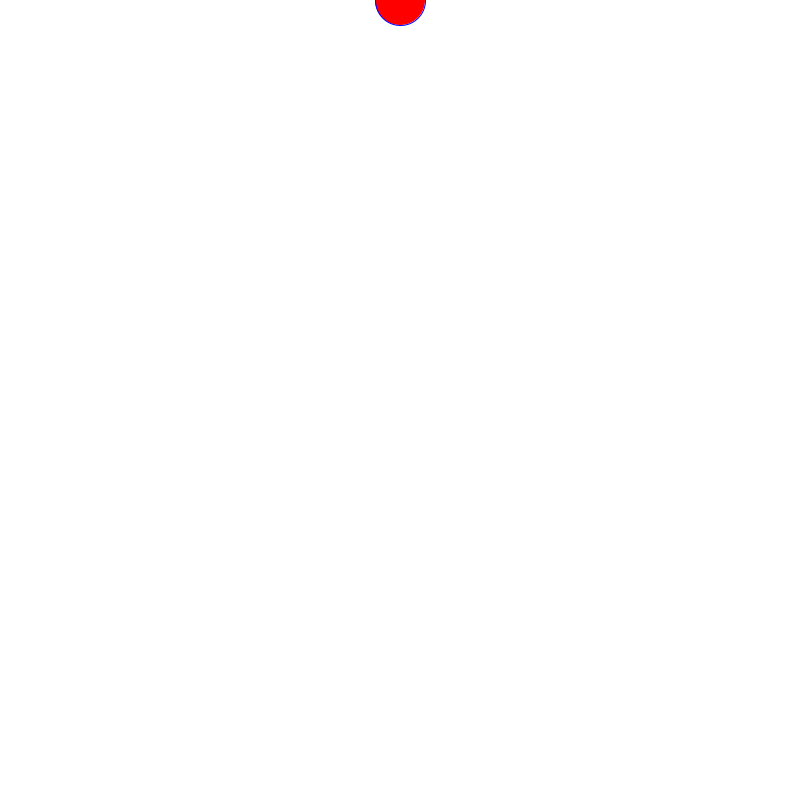
Frame 1 (no input)
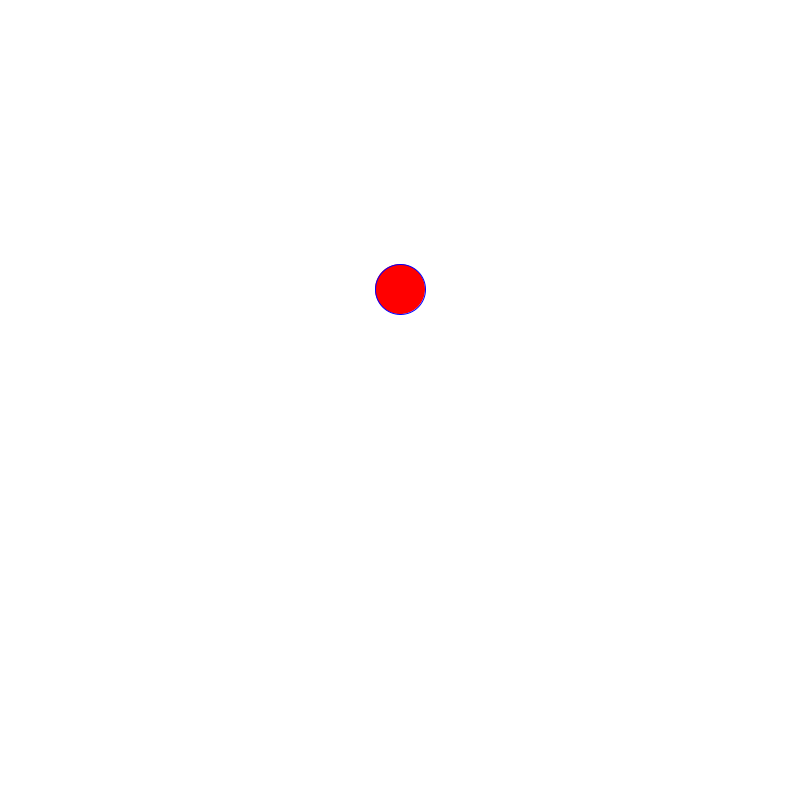
Frame 60 (the mouse pressed at the canvas centre just before this capture)
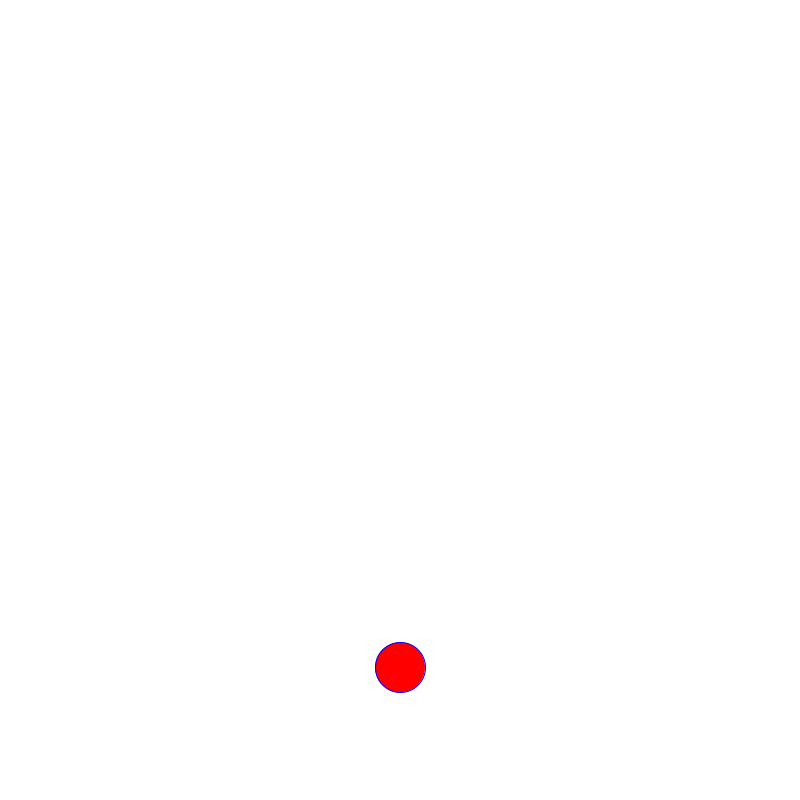
Frame 120 (the mouse held since frame 60 and released just before this capture)

The Processing sketch that drew these frames (run headless with seeded random() and noise(); from frame 60 on, the mouse is pressed at the canvas centre):

// Processing sketch: sketch_04_7
// ── sketch_04_7.pde
float y = 0;
float x;
float speed = 2;
float gravity = 0.1;
float bounce = 0.75;
float r = 50;

void setup(){
  size(800,800);
  x = width/2;
}

void draw(){
  
  background(255);
  fill(255,0,0);
  stroke(0,0,255);
  
  ellipse(x,y,r,r);
  y = y + speed;
  speed = speed + gravity;
  
  if(y > height - r/2){
    speed = -(bounce) * speed;
    y = height - r/2;           // Importante! Serve per non bloccarsi
    if(abs(speed) < 0.6)
      speed = 0.0;
  }
}
